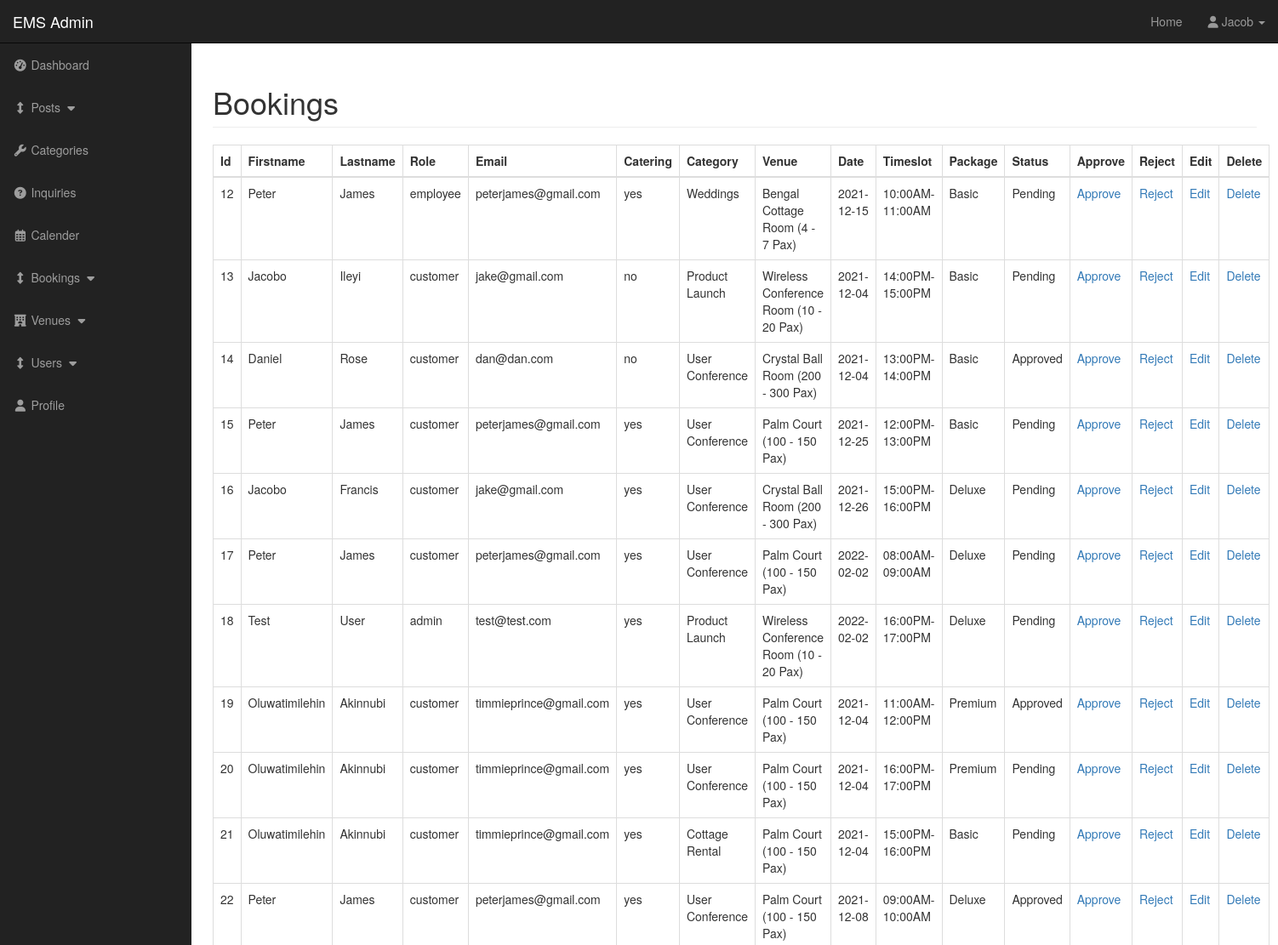
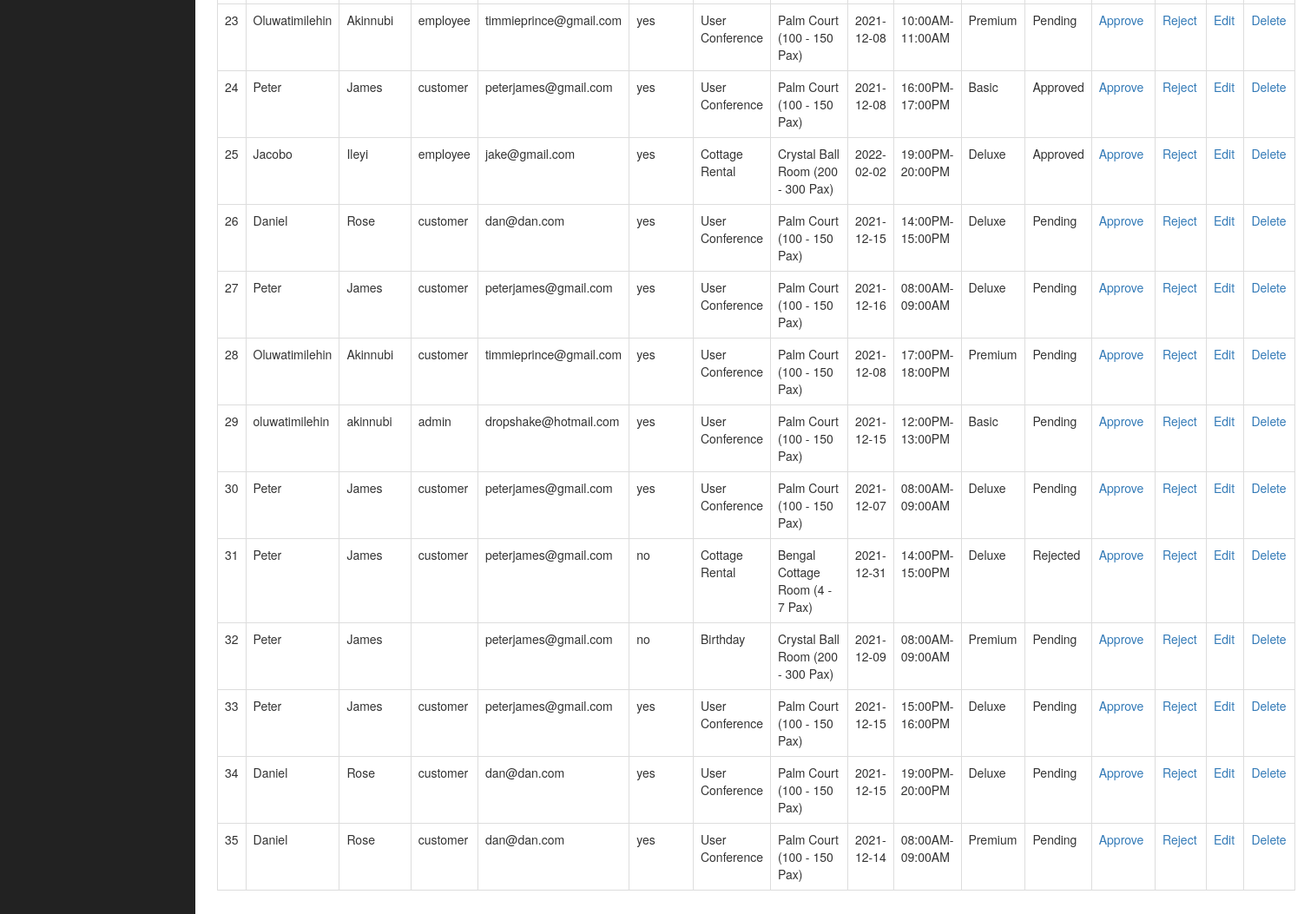
Screenshot of /admin/bookings.php (signed in) with the database file from the repository (2 pictures, top to bottom).
### tables this page shows
CREATE TABLE `bookings` (
  `booking_id` int(3) NOT NULL,
  `user_firstname` varchar(255) NOT NULL,
  `user_lastname` varchar(255) NOT NULL,
  `username` varchar(255) NOT NULL,
  `user_role` varchar(255) NOT NULL,
  `user_email` varchar(255) NOT NULL,
  `catering` text NOT NULL,
  `booking_status` varchar(255) NOT NULL,
  `event_category` varchar(255) NOT NULL,
  `event_venue` varchar(255) NOT NULL,
  `event_date` varchar(255) NOT NULL,
  `event_package` varchar(255) NOT NULL,
  `timeslot` varchar(255) NOT NULL
);

CREATE TABLE `categories` (
  `cat_id` int(3) NOT NULL,
  `cat_title` varchar(255) NOT NULL
);

CREATE TABLE `venue` (
  `venue_id` int(3) NOT NULL,
  `venue_title` varchar(255) NOT NULL,
  `venue_image` text NOT NULL,
  `venue_caption` varchar(255) NOT NULL
);

### admin/includes/view_all_bookings.php (the view, shortened to what this page needs)
<table class="table table-bordered table-hover">
  <thead>
  <tr>
    <th>Id</th>
    <th>Firstname</th>
    <th>Lastname</th>
    <th>Role</th>
    <th>Email</th>
    <th>Catering</th>
    <th>Category</th>
    <th>Venue</th>
    <th>Date</th>
    <th>Timeslot</th>
    <th>Package</th>
    <th>Status</th>
    <th>Approve</th>
    <th>Reject</th>
    <th>Edit</th>
    <th>Delete</th>
  </tr>
</thead>
<tbody>
<?php
  $query = "SELECT * FROM bookings ";
  $select_bookings = mysqli_query($connection, $query);
  while($row = mysqli_fetch_assoc($select_bookings)){
    $booking_id = $row['booking_id'];
    $user_firstname = $row['user_firstname'];
    $user_lastname = $row['user_lastname'];
    $user_role = $row['user_role'];
    $user_email = $row['user_email'];
    $catering = $row['catering'];
    $event_category_id = $row['event_category'];
    $event_venue_id = $row['event_venue'];
    $event_date = $row['event_date'];
    $event_time = $row['timeslot'];
    $event_package = $row['event_package'];
  echo "<tr>";
    echo "<td>$booking_id</td>";
    echo "<td>{$user_firstname}</td>";
    echo "<td>{$user_lastname}</td>";
    echo "<td>{$user_role}</td>";
    echo "<td>{$user_email}</td>";
    echo "<td>{$catering}</td>";
    $query = "SELECT * FROM categories WHERE cat_id = {$event_category_id} ";
    $select_categories = mysqli_query($connection, $query);
    while($row = mysqli_fetch_array($select_categories)){
      $cat_title = $row['cat_title'];
      echo "<td>{$cat_title}</td>";
    }
    $venue_query = "SELECT * FROM venue WHERE venue_id = {$event_venue_id} ";
    $select_venue = mysqli_query($connection, $venue_query);
    while($row = mysqli_fetch_array($select_venue)){
      $venue_title = $row['venue_title'];
      echo "<td>{$venue_title}</td>";
    }
    echo "<td>{$event_date}</td>";
    echo "<td>{$event_time}</td>";
    echo "<td>{$event_package}</td>";
    $booking_status_query = "SELECT * FROM bookings WHERE booking_id = {$booking_id} ";
    $select_booking = mysqli_query($connection, $booking_status_query);
    while($row = mysqli_fetch_array($select_booking)){
      $booking_id = $row['booking_id'];
      $booking_status = $row['booking_status'];
      echo "<td>{$booking_status}</td>";
    }
  echo "<td><a onClick=\"javascript: return confirm('Are you sure you want to approve?'); \" href='./bookings.php?approve_booking={$booking_id}'>Approve</a></td>";
  echo "<td><a onClick=\"javascript: return confirm('Are you sure you want to reject?'); \" href='./bookings.php?reject_booking={$booking_id}'>Reject</a></td>";
  echo "<td><a href='./bookings.php?source=edit_booking&b_id={$booking_id}'>Edit</a></td>";
  echo "<td><a onClick=\"javascript: return confirm('Are you sure you want to delete?'); \" href='./bookings.php?delete={$booking_id}'>Delete</a></td>";
  echo "</tr>";
  }
?>
</tbody>
</table>

### admin/css/sb-admin.css (style rules this page uses)
body { margin-top: 100px; background-color: #222; }
@media (min-width:768px) { body { margin-top: 50px; } }

### rows the page displays
bookings: booking_id "12", user_firstname "Peter", user_lastname "James", user_role "employee", user_email "peterjames@gmail.com", catering "yes", event_date "2021-12-15", timeslot "10:00AM-11:00AM", event_package "Basic", booking_status "Pending"
categories: cat_title "Weddings"
venue: venue_title "Bengal Cottage Room (4 - 7 Pax)"
bookings: booking_id "13", user_firstname "Jacobo", user_lastname "Ileyi", user_role "customer", user_email "jake@gmail.com", catering "no", event_date "2021-12-04", timeslot "14:00PM-15:00PM", event_package "Basic", booking_status "Pending"
categories: cat_title "Product Launch"
venue: venue_title "Wireless Conference Room (10 - 20 Pax)"
bookings: booking_id "14", user_firstname "Daniel", user_lastname "Rose", user_role "customer", user_email "dan@dan.com", catering "no", event_date "2021-12-04", timeslot "13:00PM-14:00PM", event_package "Basic", booking_status "Approved"
categories: cat_title "User Conference"
venue: venue_title "Crystal Ball Room (200 - 300 Pax)"
bookings: booking_id "15", user_firstname "Peter", user_lastname "James", user_role "customer", user_email "peterjames@gmail.com", catering "yes", event_date "2021-12-25", timeslot "12:00PM-13:00PM", event_package "Basic", booking_status "Pending"
venue: venue_title "Palm Court (100 - 150 Pax)"
bookings: booking_id "16", user_firstname "Jacobo", user_lastname "Francis", user_role "customer", user_email "jake@gmail.com", catering "yes", event_date "2021-12-26", timeslot "15:00PM-16:00PM", event_package "Deluxe", booking_status "Pending"
bookings: booking_id "17", user_firstname "Peter", user_lastname "James", user_role "customer", user_email "peterjames@gmail.com", catering "yes", event_date "2022-02-02", timeslot "08:00AM-09:00AM", event_package "Deluxe", booking_status "Pending"
bookings: booking_id "18", user_firstname "Test", user_lastname "User", user_role "admin", user_email "test@test.com", catering "yes", event_date "2022-02-02", timeslot "16:00PM-17:00PM", event_package "Deluxe", booking_status "Pending"
bookings: booking_id "19", user_firstname "Oluwatimilehin", user_lastname "Akinnubi", user_role "customer", user_email "timmieprince@gmail.com", catering "yes", event_date "2021-12-04", timeslot "11:00AM-12:00PM", event_package "Premium", booking_status "Approved"
bookings: booking_id "20", user_firstname "Oluwatimilehin", user_lastname "Akinnubi", user_role "customer", user_email "timmieprince@gmail.com", catering "yes", event_date "2021-12-04", timeslot "16:00PM-17:00PM", event_package "Premium", booking_status "Pending"
bookings: booking_id "21", user_firstname "Oluwatimilehin", user_lastname "Akinnubi", user_role "customer", user_email "timmieprince@gmail.com", catering "yes", event_date "2021-12-04", timeslot "15:00PM-16:00PM", event_package "Basic", booking_status "Pending"
categories: cat_title "Cottage Rental"
bookings: booking_id "22", user_firstname "Peter", user_lastname "James", user_role "customer", user_email "peterjames@gmail.com", catering "yes", event_date "2021-12-08", timeslot "09:00AM-10:00AM", event_package "Deluxe", booking_status "Approved"
bookings: booking_id "23", user_firstname "Oluwatimilehin", user_lastname "Akinnubi", user_role "employee", user_email "timmieprince@gmail.com", catering "yes", event_date "2021-12-08", timeslot "10:00AM-11:00AM", event_package "Premium", booking_status "Pending"
bookings: booking_id "24", user_firstname "Peter", user_lastname "James", user_role "customer", user_email "peterjames@gmail.com", catering "yes", event_date "2021-12-08", timeslot "16:00PM-17:00PM", event_package "Basic", booking_status "Approved"
bookings: booking_id "25", user_firstname "Jacobo", user_lastname "Ileyi", user_role "employee", user_email "jake@gmail.com", catering "yes", event_date "2022-02-02", timeslot "19:00PM-20:00PM", event_package "Deluxe", booking_status "Approved"
bookings: booking_id "26", user_firstname "Daniel", user_lastname "Rose", user_role "customer", user_email "dan@dan.com", catering "yes", event_date "2021-12-15", timeslot "14:00PM-15:00PM", event_package "Deluxe", booking_status "Pending"
bookings: booking_id "27", user_firstname "Peter", user_lastname "James", user_role "customer", user_email "peterjames@gmail.com", catering "yes", event_date "2021-12-16", timeslot "08:00AM-09:00AM", event_package "Deluxe", booking_status "Pending"
bookings: booking_id "28", user_firstname "Oluwatimilehin", user_lastname "Akinnubi", user_role "customer", user_email "timmieprince@gmail.com", catering "yes", event_date "2021-12-08", timeslot "17:00PM-18:00PM", event_package "Premium", booking_status "Pending"
bookings: booking_id "29", user_firstname "oluwatimilehin", user_lastname "akinnubi", user_role "admin", user_email "dropshake@hotmail.com", catering "yes", event_date "2021-12-15", timeslot "12:00PM-13:00PM", event_package "Basic", booking_status "Pending"
bookings: booking_id "30", user_firstname "Peter", user_lastname "James", user_role "customer", user_email "peterjames@gmail.com", catering "yes", event_date "2021-12-07", timeslot "08:00AM-09:00AM", event_package "Deluxe", booking_status "Pending"
bookings: booking_id "31", user_firstname "Peter", user_lastname "James", user_role "customer", user_email "peterjames@gmail.com", catering "no", event_date "2021-12-31", timeslot "14:00PM-15:00PM", event_package "Deluxe", booking_status "Rejected"
bookings: booking_id "32", user_firstname "Peter", user_lastname "James", user_email "peterjames@gmail.com", catering "no", event_date "2021-12-09", timeslot "08:00AM-09:00AM", event_package "Premium", booking_status "Pending"
categories: cat_title "Birthday"
bookings: booking_id "33", user_firstname "Peter", user_lastname "James", user_role "customer", user_email "peterjames@gmail.com", catering "yes", event_date "2021-12-15", timeslot "15:00PM-16:00PM", event_package "Deluxe", booking_status "Pending"
bookings: booking_id "34", user_firstname "Daniel", user_lastname "Rose", user_role "customer", user_email "dan@dan.com", catering "yes", event_date "2021-12-15", timeslot "19:00PM-20:00PM", event_package "Deluxe", booking_status "Pending"
bookings: booking_id "35", user_firstname "Daniel", user_lastname "Rose", user_role "customer", user_email "dan@dan.com", catering "yes", event_date "2021-12-14", timeslot "08:00AM-09:00AM", event_package "Premium", booking_status "Pending"

### other values shown
$_SESSION['username'] "Jacob"
